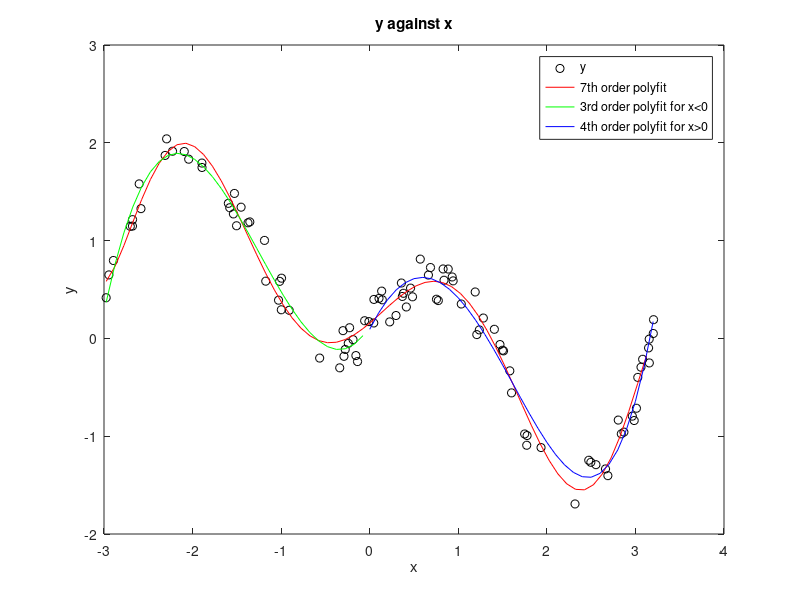

Write MATLAB code to recreate this figure.
% Harry Choi 32464223
% 06-May-2021
% Lab 8 Task 3
close all; clc; clear

% import data
d = importdata('xy_data.txt');
x = d(1,1:end);
y = d(2,1:end);
% plot data
plot(x,y,'ko')
title('y against x')
xlabel('x')
ylabel('y')

% fit 7th deg polynomial
p = polyfit(x,y,7);
domx = min(x):0.1:max(x);
hold on
plot(domx, polyval(p,domx),'-r')

% separate into 2 sets
xs = logical(x<0);
xl = logical(x>0);
% fit xs to 3rd order
pxs = polyfit(x(xs),y(xs),3);
domxs = min(x):0.1:0;
plot(domxs, polyval(pxs, domxs),'-g')
% fit xl to 4th order
pxl = polyfit(x(xl),y(xl),4);
domxl = 0:0.1:max(x);
plot(domxl, polyval(pxl, domxl),'-b')

% legend
legend('y','7th order polyfit','3rd order polyfit for x<0','4th order polyfit for x>0','Location', 'best')

% print output
% the task gave a terrible sample output so I made it mroe presentable
fprintf('At x=0,\n3rd order polynomial: y = %g\n4th order polynomial: y = %g\n7th order polynomial: y = %g\n',[polyval(pxs,0), polyval(pxl,0), polyval(p,0)])